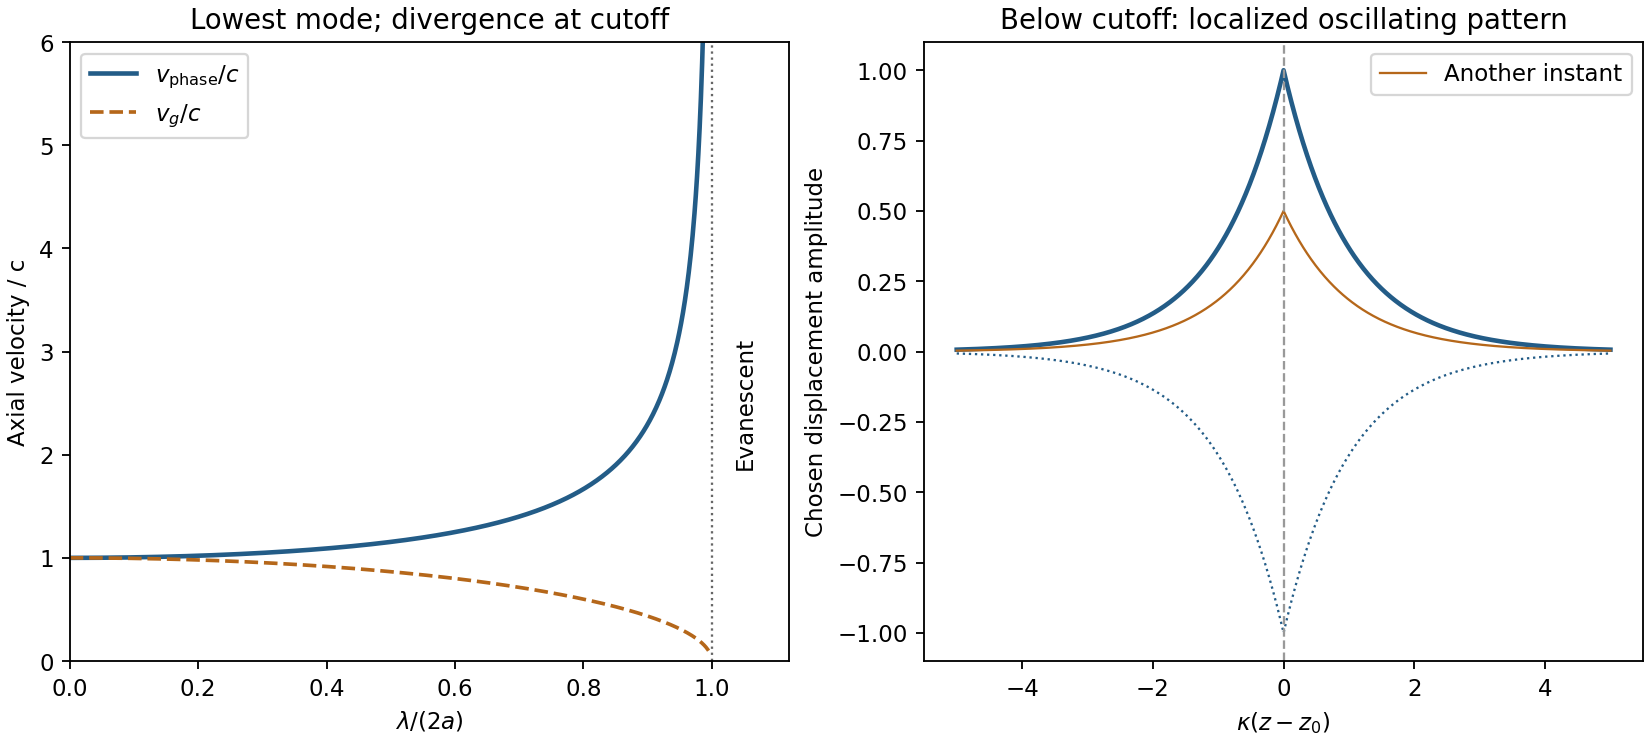

This figure's Python source:
"""Original membrane phase/group speeds and below-cutoff amplitude envelope."""
import numpy as np
import matplotlib.pyplot as plt
fig,axes=plt.subplots(1,2,figsize=(10,4.5),facecolor='white',layout='constrained')
x=np.linspace(0,.995,1001)
axes[0].plot(x,1/np.sqrt(1-x*x),lw=2,color='#235c87',label=r'$v_{\rm phase}/c$')
axes[0].plot(x,np.sqrt(1-x*x),lw=1.6,ls='--',color='#b5671a',label=r'$v_g/c$')
axes[0].axvline(1,color='.4',lw=1,ls=':');axes[0].text(1.035,2.5,'Evanescent',rotation=90,va='center',fontsize=10)
axes[0].set(xlim=(0,1.12),ylim=(0,6),xlabel=r'$\lambda/(2a)$',ylabel='Axial velocity / c',title='Lowest mode; divergence at cutoff');axes[0].legend(loc='upper left')
z=np.linspace(-5,5,1001);env=np.exp(-abs(z))
axes[1].plot(z,env,lw=2,color='#235c87');axes[1].plot(z,-env,lw=1,color='#235c87',ls=':')
axes[1].plot(z,.5*env,lw=1,color='#b5671a',label='Another instant')
axes[1].axvline(0,color='.6',lw=1,ls='--');axes[1].set(xlabel=r'$\kappa(z-z_0)$',ylabel='Chosen displacement amplitude',title='Below cutoff: localized oscillating pattern');axes[1].legend()
fig.savefig('paper-1-ia2010-membrane.png',dpi=165,facecolor='white');plt.close(fig)
